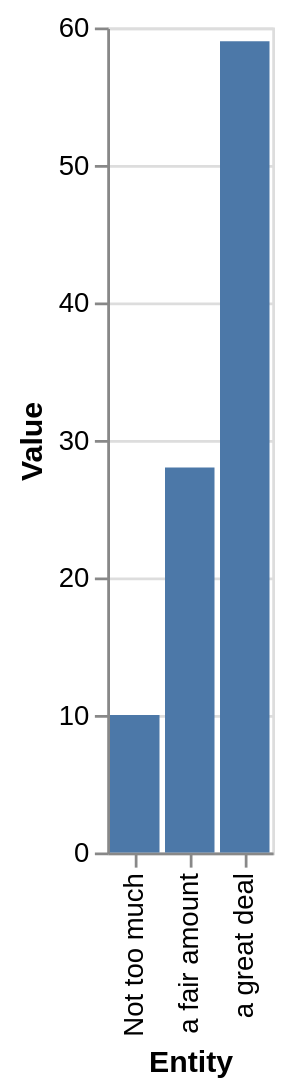

Write the Vega-Lite specification saved for this chart.
### Vega-Lite specification from a JSON file in a GitHub repository (floating-point values rounded to 4 significant figures)
{"$schema": "https://vega.github.io/schema/vega-lite/v5.json", "description": "Bar chart auto-generated from CSV", "data": {"values": [{"Entity": "a great deal", "Value": "59"}, {"Entity": "Not too much", "Value": "10"}, {"Entity": "a fair amount", "Value": "28"}]}, "mark": "bar", "encoding": {"x": {"field": "Entity", "type": "ordinal"}, "y": {"field": "Value", "type": "quantitative"}}}
